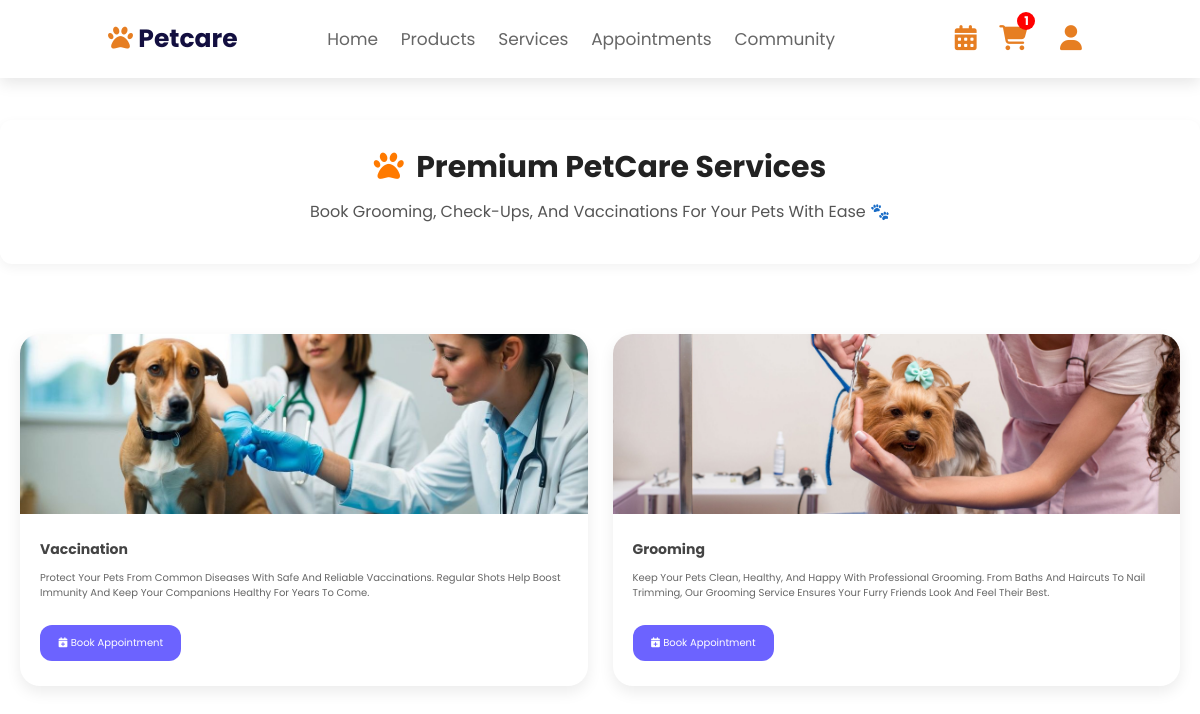
Screenshot of /services.php (signed in) with the database file from the repository.
### tables this page shows
CREATE TABLE `services` (
  `id` int(11) NOT NULL,
  `name` varchar(100) NOT NULL,
  `service_detail` text NOT NULL,
  `image` varchar(255) DEFAULT NULL,
  `status` enum('active','inactive') NOT NULL DEFAULT 'active',
  `created_at` timestamp NOT NULL DEFAULT current_timestamp()
);

### services.php (the view, shortened to what this page needs)
<?php
require_once 'components/auth.php';
$select_services = $conn->prepare("SELECT * FROM `services` WHERE status = 'active' ORDER BY id DESC");
$select_services->execute();
$services = $select_services->fetchAll(PDO::FETCH_ASSOC);
?>
<!DOCTYPE html>
<html lang="en">
<head>
  <link rel="stylesheet" href="assets/css/header.css">
  <link rel="stylesheet" href="assets/css/services.css?v=<?= time(); ?>">
  <link rel="stylesheet" href="https://cdnjs.cloudflare.com/ajax/libs/font-awesome/6.4.0/css/all.min.css">
</head>
<body>
    <?php include 'components/user_header.php'; ?>
    <div class="service-header">
      <h1><i class="fas fa-paw"></i> Premium PetCare Services</h1>
      <p>Book grooming, check-ups, and vaccinations for your pets with ease 🐾</p>
    </div>
    <section class="services-section">
      <div class="services-container">
          <?php if(count($services) > 0): ?>
              <?php foreach($services as $service): ?>
                  <div class="service-card">
                      <div class="card-image">
                          <img src="uploaded_files/<?= htmlspecialchars($service['image']); ?>" alt="<?= htmlspecialchars($service['name']); ?>">
                      </div>
                      <div class="card-content">
                          <h3><?= htmlspecialchars($service['name']); ?></h3>
                          <p><?= htmlspecialchars($service['service_detail']); ?></p>
                          <a href="appointment.php?service_id=<?= $service['id']; ?>" class="btn">
                              <i class="fas fa-calendar-plus"></i> Book Appointment
                          </a>
                      </div>
                  </div>
              <?php endforeach; ?>
          <?php else: ?>
              <p>No active services available.</p>
          <?php endif; ?>
      </div>
    </section>
</body>
</html>

### assets/css/header.css (style rules this page uses)
:root { --carrot-color: #e67e22; --black: #130f40; --white: #fff; --light-color: #666; --light-bg: #eee; --border: 0.2rem solid #130f40; --box-shadow: 0 0.5rem 1.5rem rgba(0, 0, 0, 0.1); }
* { font-family: "Poppins", sans-serif; margin: 0; padding: 0; box-sizing: border-box; outline: none; border: none; text-decoration: none; text-transform: capitalize; transition: 0.2s linear; }
html { font-size: 62.5%; overflow-x: hidden; scroll-behavior: smooth; scroll-padding-top: 4rem; }
section { padding: 5rem 9%; }
.btn { display: inline-block; margin-top: 1rem; padding: .8rem 2.8rem; border-radius: 5rem; border-top-left-radius: 0; border: var(--border); cursor: pointer; background: none; color: var(--black); font-size: 1.7rem; overflow: hidden; z-index: 0; position: relative; }
.btn::before { content: ''; position: absolute; top: 0; left: 0; height: 100%; width: 100%; background: var(--black); z-index: -1; transition: .3s linear; clip-path: circle(0% at 0% 5%); }

### assets/css/services.css (style rules this page uses)
.service-header { max-width: 1200px; margin: 12rem auto 3rem; text-align: center; padding: 2.5rem; background: #fff; border-radius: 12px; box-shadow: 0 4px 12px rgba(0,0,0,0.05); }
.service-header h1 { font-size: 3rem; color: #222; margin-bottom: 1rem; }
.service-header h1 i { color: #ff7a00; margin-right: .6rem; }
.service-header p { font-size: 1.6rem; color: #555; line-height: 1.5; margin-bottom: 1.5rem; }
.services-section { padding: 40px 20px; }
.services-container { display: grid; grid-template-columns: repeat(auto-fit, minmax(280px, 1fr)); gap: 25px; max-width: 1200px; margin: 0 auto; }
.service-card { background: #fff; border-radius: 20px; box-shadow: 0 6px 15px rgba(0,0,0,0.08); overflow: hidden; transition: transform 0.3s ease, box-shadow 0.3s ease; }
.service-card img { width: 100%; height: 180px; object-fit: cover; }
.card-content { padding: 20px; }
.card-content h3 { font-size: 1.4rem; color: #444; margin-bottom: 10px; }
.card-content p { font-size: 1rem; color: #666; margin-bottom: 15px; line-height: 1.5; }
.btn { display: inline-block; padding: 10px 18px; font-size: 1rem; background: #6c63ff; color: #fff; border: none; border-radius: 12px; cursor: pointer; transition: 0.3s ease; }

### rows the page displays
services: image (picture), name "Vaccination", service_detail "Protect Your Pets From Common Diseases With Safe And Reliable Vaccinations. Regular Shots Help Boost Immunity And Keep Your Companions Healthy For Years To Come."
services: image (picture), name "Grooming", service_detail "Keep Your Pets Clean, Healthy, And Happy With Professional Grooming. From Baths And Haircuts To Nail Trimming, Our Grooming Service Ensures Your Furry Friends Look And Feel Their Best."

### other values shown
$cart_count "1"
